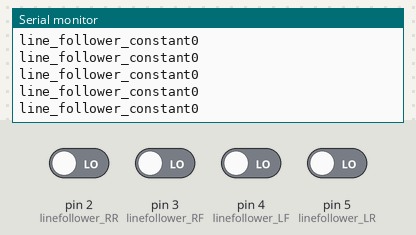
Simulated run of this sketch. Board: Arduino Uno, built with avr-gcc and run on an emulated ATmega328P. On the bench: the last lines printed to the serial monitor. Inputs (shaded band) come from the test bench; at power-on: pin 2 (linefollower_RR), pin 3 (linefollower_RF), pin 4 (linefollower_LF), pin 5 (linefollower_LR) LOW.

Above: at 1.2 s.
1.3 s: pin 2 (linefollower_RR) driven HIGH
At 2.3 s:
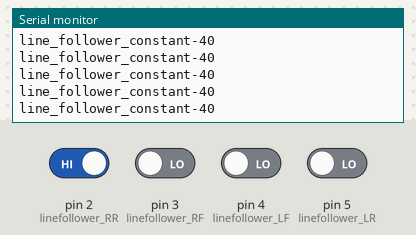
4.3 s: pin 4 (linefollower_LF) driven HIGH
At 5.4 s:
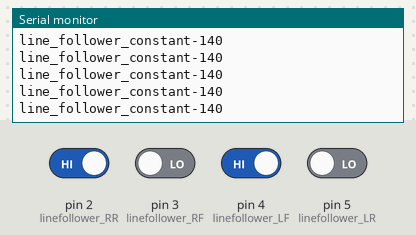
7.3 s: pin 5 (linefollower_LR) driven HIGH
At 8.4 s:
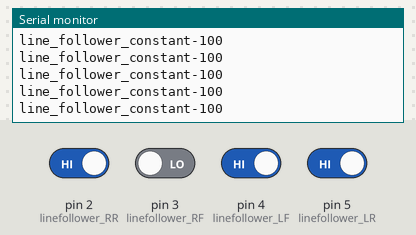
10.3 s: pin 2 (linefollower_RR) driven LOW
At 11.4 s:
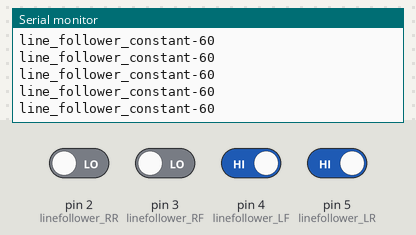
11.8 s: pin 5 (linefollower_LR) driven LOW
14.8 s: pin 5 (linefollower_LR) driven HIGH
Timing chart, 0 to 17.8 s (numbered marks = the images above; inputs shaded):
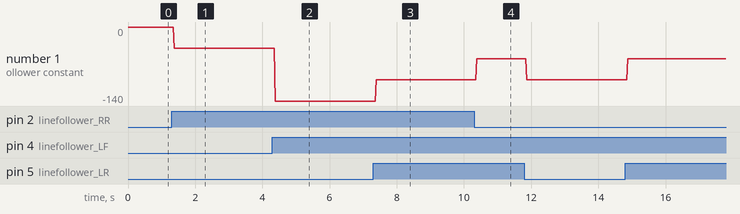

The sketch:

line_sensor_test.ino
```cpp
#include <Adafruit_MotorShield.h>

// Create the motor shield object with the default I2C address
Adafruit_MotorShield AFMS = Adafruit_MotorShield();
Adafruit_DCMotor *motor_L = AFMS.getMotor(3);//key in the port the left motor is connected to here
Adafruit_DCMotor *motor_R = AFMS.getMotor(4);//key in the port the right motor is connected to here
int motor_L_speed;
int motor_R_speed;
const int linefollower_LR = 5;//key in the pin of left rear line follower here
const int linefollower_RR = 2;//key in the pin of right rear line follower here
const int linefollower_LF = 4; //key in the pin of left front line follower here
const int linefollower_RF = 3; //key in the pin of right front line follower here
const int k_f = 100;
const int k_r = 40;

int displacement_front;
int displacement_rear;
void setup() {
  AFMS.begin();
  pinMode(linefollower_LR, INPUT);
  pinMode(linefollower_RR, INPUT);
  pinMode(linefollower_LF, INPUT);
  pinMode(linefollower_RF, INPUT);
  Serial.begin(9600);
}
void refresh_displacement_value(){      //this function reads the data from the sensors, and updates the state of which wheel encoder is touching the left/right
  if(digitalRead(linefollower_LR)==digitalRead(linefollower_RR))
  {displacement_rear=0;}
  else{
    if(digitalRead(linefollower_LR)==HIGH){displacement_rear=1;}
    else{displacement_rear=-1;};};

  if(digitalRead(linefollower_LF)==digitalRead(linefollower_RF))
  {displacement_front=0;}
  else{
    if(digitalRead(linefollower_LF)==HIGH){displacement_front=1;}
     else{displacement_front=-1;};};
  }
void line_follow(){//this function reads displacement constants, and update the motor speed, and move the motor}
  motor_L_speed=255;
  motor_R_speed=255;
  int line_follower_constant;
    line_follower_constant=k_r*displacement_rear-k_f*displacement_front;
    if (line_follower_constant>0){motor_L_speed=255-line_follower_constant;};
    if (line_follower_constant<0){motor_R_speed=255+line_follower_constant;};
  Serial.print("line_follower_constant");
  Serial.println(line_follower_constant);
  motor_L->setSpeed(motor_L_speed);
  motor_L->run(FORWARD);
  motor_R->setSpeed(motor_R_speed);
  motor_R->run(FORWARD);
}

void loop() {
  refresh_displacement_value();
  int line_follower_constant;
    line_follower_constant=k_r*displacement_rear-k_f*displacement_front;
    if (line_follower_constant>0){motor_L_speed=255-line_follower_constant;};
    if (line_follower_constant<0){motor_R_speed=255+line_follower_constant;};
  Serial.print("line_follower_constant");
  Serial.println(line_follower_constant);

}
```

Measured:
- after the input at 1.3 s, the serial monitor: prints a new line after 0.08 s (image 1)
- after the input at 4.3 s, the serial monitor: prints a new line after 0.08 s (image 2)
- after the input at 7.3 s, the serial monitor: prints a new line after 0.08 s (image 3)
- after the input at 10.3 s, the serial monitor: prints a new line after 0.08 s (image 4)
- plotted number 1: 0 → -40 after the input at 1.3 s, -40 → -140 after the input at 4.3 s, -140 → -100 after the input at 7.3 s, -100 → -60 after the input at 10.3 s
